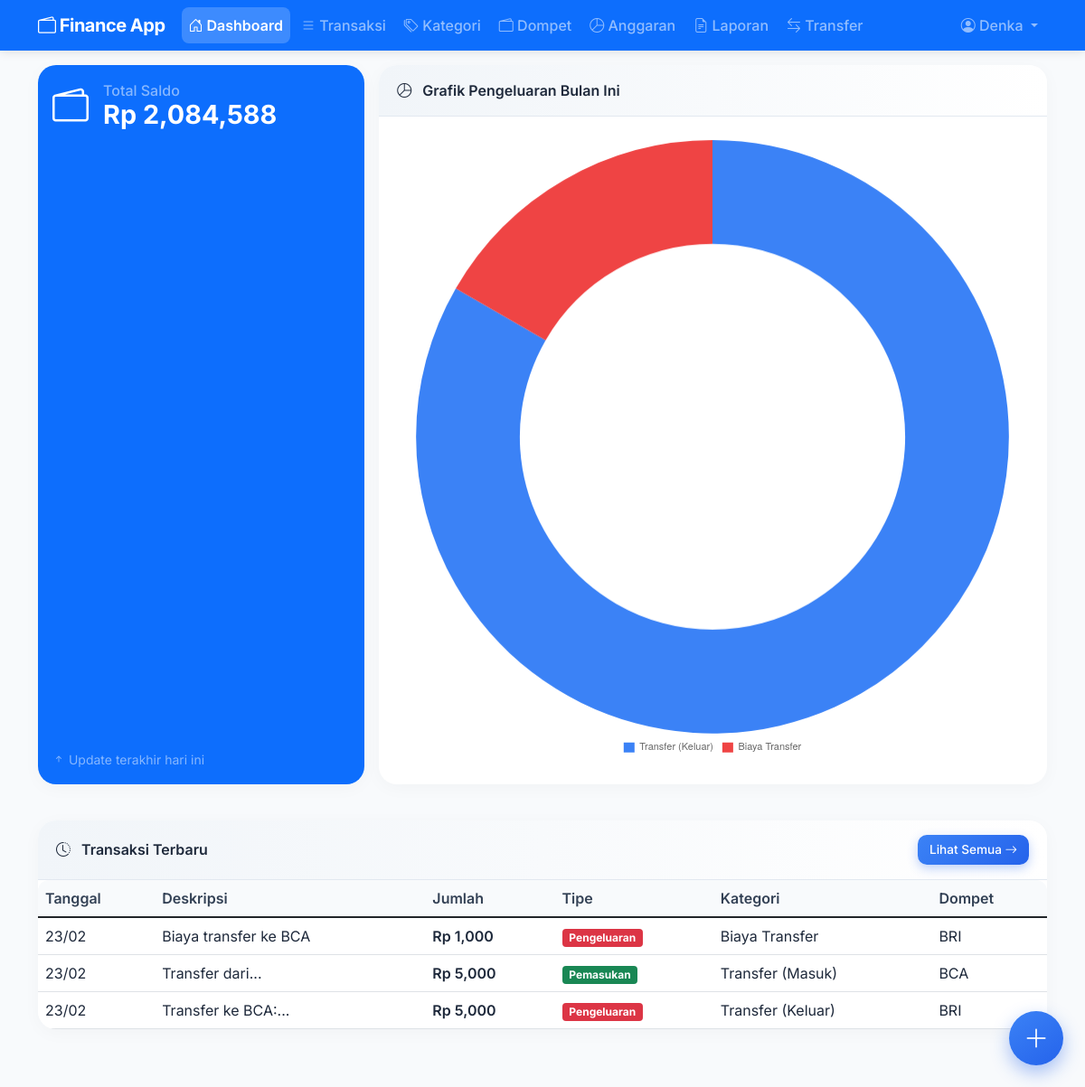
The app's page / (signed in) with its own data.
### models.py (models this page shows)
class User(UserMixin, db.Model):
    id = db.Column(db.Integer, primary_key=True)
    username = db.Column(db.String(80), unique=True, nullable=False)
    password = db.Column(db.String(120), nullable=False)
    categories = db.relationship('Category', backref='user', lazy=True, cascade='all, delete-orphan')
    wallets = db.relationship('Wallet', backref='user', lazy=True, cascade='all, delete-orphan')
    transactions = db.relationship('Transaction', backref='user', lazy=True, cascade='all, delete-orphan')
    budgets = db.relationship('Budget', backref='user', lazy=True, cascade='all, delete-orphan')
    shared_wallets = db.relationship('SharedWallet', foreign_keys='SharedWallet.shared_with_id', back_populates='shared_with_user', lazy=True)

class Transaction(db.Model):
    id = db.Column(db.Integer, primary_key=True)
    amount = db.Column(db.Float, nullable=False)
    description = db.Column(db.String(200))
    date = db.Column(db.DateTime, default=datetime.utcnow)
    type = db.Column(db.String(10))  # 'income' atau 'expense'
    category_id = db.Column(db.Integer, db.ForeignKey('category.id'), nullable=False)
    wallet_id = db.Column(db.Integer, db.ForeignKey('wallet.id'), nullable=False)
    user_id = db.Column(db.Integer, db.ForeignKey('user.id'), nullable=False)
    category = db.relationship('Category')

class Category(db.Model):
    id = db.Column(db.Integer, primary_key=True)
    name = db.Column(db.String(100), nullable=False)
    type = db.Column(db.String(10))  # 'income' atau 'expense'
    user_id = db.Column(db.Integer, db.ForeignKey('user.id'), nullable=False)

class Wallet(db.Model):
    id = db.Column(db.Integer, primary_key=True)
    name = db.Column(db.String(100), nullable=False)
    type = db.Column(db.String(10))  # 'cash' atau 'digital'
    balance = db.Column(db.Float, default=0.0)
    user_id = db.Column(db.Integer, db.ForeignKey('user.id'), nullable=False)
    transactions = db.relationship('Transaction', backref='wallet', lazy=True, cascade='all, delete-orphan')
    shared_with = db.relationship('SharedWallet', back_populates='wallet', lazy=True, cascade='all, delete-orphan')

### app.py (the view)
@app.route('/')
@login_required
def dashboard():
    now = datetime.now()
    transactions = Transaction.query.filter_by(user_id=current_user.id).all()
    total_balance = db.session.query(db.func.sum(Wallet.balance)).filter_by(user_id=current_user.id).scalar() or 0
    from sqlalchemy import func, extract
    expense_data = db.session.query(Category.name, func.sum(Transaction.amount)).\
        join(Transaction, Transaction.category_id == Category.id).\
        filter(Transaction.user_id == current_user.id,
               Transaction.type == 'expense',
               extract('month', Transaction.date) == now.month,
               extract('year', Transaction.date) == now.year).\
        group_by(Category.id).all()
    expense_labels = [d[0] for d in expense_data]
    expense_values = [float(d[1]) for d in expense_data]
    return render_template('index.html',
                           total_balance=total_balance,
                           expense_labels=expense_labels,
                           expense_values=expense_values)

### app.py (called while the page is built)
@login_manager.user_loader
def load_user(user_id):
    return User.query.get(int(user_id))

### templates/index.html (shortened to what this page needs)
{% extends "base.html" %}
{% block content %}
<div class="row g-3">
    <div class="col-12 col-md-4">
        <div class="card bg-primary text-white h-100">
            <div class="card-body d-flex flex-column">
                <div class="d-flex align-items-center mb-2">
                    <i class="bi bi-wallet2 fs-1 me-3"></i>
                    <div>
                        <h6 class="text-white-50 mb-0">Total Saldo</h6>
                        <h2 class="card-title mb-0">Rp {{ "{:,.0f}".format(total_balance) }}</h2>
                    </div>
                </div>
                <div class="mt-auto">
                    <small class="text-white-50"><i class="bi bi-arrow-up-short"></i> Update terakhir hari ini</small>
                </div>
            </div>
        </div>
    </div>
    <div class="col-12 col-md-8">
        <div class="card h-100">
            <div class="card-header bg-transparent">
                <i class="bi bi-pie-chart me-2"></i> Grafik Pengeluaran Bulan Ini
            </div>
            <div class="card-body">
                <canvas id="expenseChart" width="400" height="200"></canvas>
            </div>
        </div>
    </div>
</div>
<div class="row mt-4 g-3">
    <div class="col-12">
        <div class="card">
            <div class="card-header bg-transparent d-flex justify-content-between align-items-center">
                <span><i class="bi bi-clock-history me-2"></i> Transaksi Terbaru</span>
                <a href="{{ url_for('transactions') }}" class="btn btn-sm btn-primary">Lihat Semua <i class="bi bi-arrow-right"></i></a>
            </div>
            <div class="card-body p-0">
                <div class="table-responsive">
                    <table class="table table-hover mb-0">
                        <thead>
                            <tr>
                                <th>Tanggal</th>
                                <th>Deskripsi</th>
                                <th>Jumlah</th>
                                <th>Tipe</th>
                                <th>Kategori</th>
                                <th>Dompet</th>
                            </tr>
                        </thead>
                        <tbody>
                            {% for t in current_user.transactions[-5:]|reverse %}
                            <tr>
                                <td>{{ t.date.strftime('%d/%m') }}</td>
                                <td>{{ t.description|truncate(20) }}</td>
                                <td class="{{ 'income' if t.type=='income' else 'expense' }}">Rp {{ "{:,.0f}".format(t.amount) }}</td>
                                <td><span class="badge {{ 'bg-success' if t.type=='income' else 'bg-danger' }}">{{ 'Pemasukan' if t.type=='income' else 'Pengeluaran' }}</span></td>
                                <td>{{ t.category.name }}</td>
                                <td>{{ t.wallet.name }}</td>
                            </tr>
                            {% else %}
                            <tr>
                                <td colspan="6" class="text-center py-4">Belum ada transaksi</td>
                            </tr>
                            {% endfor %}
                        </tbody>
                    </table>
                </div>
            </div>
        </div>
    </div>
</div>
{% endblock %}
{% block scripts %}
<script>
fetch('/api/chart-data')
  .then(response => response.json())
  .then(data => {
    new Chart(document.getElementById('expenseChart'), {
      type: 'doughnut',
      data: {
        labels: data.labels,
        datasets: [{
          data: data.values,
          backgroundColor: ['#3b82f6', '#ef4444', '#f59e0b', '#10b981', '#8b5cf6', '#ec4899'],
          borderWidth: 0,
          hoverOffset: 7
        }]
      },
      options: {
        responsive: true,
        maintainAspectRatio: true,
        cutout: '65%',
        plugins: {
          legend: {
            position: 'bottom',
            labels: { boxWidth: 12, font: { size: 11 } }
          }
        },
        layout: { padding: { top: 10, bottom: 10 } }
      }
    });
  });
</script>
{% endblock %}

### templates/base.html (shortened to what this page needs)
<!DOCTYPE html>
<html lang="id">
<head>
    <link href="https://cdn.jsdelivr.net/npm/bootstrap@5.1.3/dist/css/bootstrap.min.css" rel="stylesheet">
    <link rel="stylesheet" href="https://cdn.jsdelivr.net/npm/bootstrap-icons@1.8.1/font/bootstrap-icons.css">
    <link rel="stylesheet" href="{{ url_for('static', filename='css/style.css') }}">
</head>
<body>
    <nav class="navbar navbar-expand-lg navbar-dark bg-primary sticky-top">
        <div class="container">
            <a class="navbar-brand fw-bold" href="{{ url_for('dashboard') }}">
                <i class="bi bi-wallet2"></i> Finance App
            </a>
            <div class="collapse navbar-collapse" id="navbarNav">
                <ul class="navbar-nav me-auto mb-2 mb-lg-0">
                    <li class="nav-item">
                        <a class="nav-link {% if request.endpoint == 'dashboard' %}active{% endif %}" href="{{ url_for('dashboard') }}">
                            <i class="bi bi-house-door"></i> Dashboard
                        </a>
                    </li>
                    <li class="nav-item">
                        <a class="nav-link {% if request.endpoint == 'transactions' %}active{% endif %}" href="{{ url_for('transactions') }}">
                            <i class="bi bi-list"></i> Transaksi
                        </a>
                    </li>
                    <li class="nav-item">
                        <a class="nav-link {% if request.endpoint == 'categories' %}active{% endif %}" href="{{ url_for('categories') }}">
                            <i class="bi bi-tags"></i> Kategori
                        </a>
                    </li>
                    <li class="nav-item">
                        <a class="nav-link {% if request.endpoint == 'wallets' %}active{% endif %}" href="{{ url_for('wallets') }}">
                            <i class="bi bi-wallet2"></i> Dompet
                        </a>
                    </li>
                    <li class="nav-item">
                        <a class="nav-link {% if request.endpoint == 'budgets' %}active{% endif %}" href="{{ url_for('budgets') }}">
                            <i class="bi bi-pie-chart"></i> Anggaran
                        </a>
                    </li>
                    <li class="nav-item">
                        <a class="nav-link {% if request.endpoint == 'reports' %}active{% endif %}" href="{{ url_for('reports') }}">
                            <i class="bi bi-file-earmark-text"></i> Laporan
                        </a>
                    </li>
<li class="nav-item">
    <a class="nav-link {% if request.endpoint == 'transfer' %}active{% endif %}" href="{{ url_for('transfer') }}">
        <i class="bi bi-arrow-left-right"></i> Transfer
    </a>
</li>
                </ul>
                <ul class="navbar-nav">
                    <li class="nav-item dropdown">
                        <a class="nav-link dropdown-toggle" href="#" id="userDropdown" role="button" data-bs-toggle="dropdown" aria-expanded="false">
                            <i class="bi bi-person-circle"></i> {{ current_user.username }}
                        </a>
                    </li>
                </ul>
            </div>
        </div>
    </nav>
    <main class="container my-3 pb-5">
        {% block content %}{% endblock %}
    </main>
    <a href="#" class="floating-btn" data-bs-toggle="modal" data-bs-target="#addTransactionModal" title="Tambah Transaksi">
        <i class="bi bi-plus-lg"></i>
    </a>
    {% block scripts %}{% endblock %}
</body>
</html>

### static/css/style.css (style rules this page uses)
body { font-family: 'Inter', sans-serif; background-color: #f8fafc; color: #1e293b; -webkit-font-smoothing: antialiased; -moz-osx-font-smoothing: grayscale; }
.navbar { box-shadow: 0 2px 10px rgba(0,0,0,0.1); backdrop-filter: blur(10px); -webkit-backdrop-filter: blur(10px); }
.navbar-brand { font-weight: 700; letter-spacing: -0.5px; }
.nav-link { font-weight: 500; transition: all 0.2s; border-radius: 8px; margin: 0 2px; }
.nav-link.active { background-color: rgba(255,255,255,0.2); font-weight: 600; }
.floating-btn { position: fixed; bottom: 24px; right: 24px; width: 60px; height: 60px; border-radius: 30px; background: linear-gradient(145deg, #3b82f6, #2563eb); color: white; display: flex; align-items: center; justify-content: center; font-size: 28px; text-decoration: none; box-shadow: 0 8px 20px rgba(37, 99, 235, 0.4); z-index: 1000; border: none; cursor: pointer; transition: transform 0.2s, box-shadow 0.2s; animation: float 3s ease-in-out infinite; }
.card { border: none; border-radius: 20px; box-shadow: 0 4px 20px rgba(0,0,0,0.03); transition: transform 0.2s, box-shadow 0.2s; background-color: white; overflow: hidden; }
.card-header { background: linear-gradient(90deg, #f1f5f9, #ffffff); border-bottom: 1px solid #e2e8f0; font-weight: 600; padding: 1rem 1.25rem; }
.table-responsive { border-radius: 12px; overflow: hidden; }
.table { margin-bottom: 0; background-color: white; }
.table th { background-color: #f8fafc; font-weight: 600; color: #334155; border-bottom-width: 1px; white-space: nowrap; }
.table td { vertical-align: middle; color: #1e293b; }
.income { color: #16a34a; font-weight: 600; }
.expense { color: #dc2626; font-weight: 600; }
.btn { border-radius: 12px; font-weight: 500; padding: 0.6rem 1.2rem; transition: all 0.2s; }
.btn-primary { background: linear-gradient(135deg, #3b82f6, #2563eb); border: none; box-shadow: 0 4px 12px rgba(37, 99, 235, 0.3); }
.btn-sm { border-radius: 10px; padding: 0.4rem 0.8rem; font-size: 0.85rem; }
.text-white .card-title { font-size: 1.8rem; font-weight: 700; margin-bottom: 0; }

### records on screen
User: username "Denka"
Transaction: date "23/02", description "Biaya transfer ke BCA", amount "1,000", type "Pengeluaran", category.name "Biaya Transfer", wallet.name "BRI"
Transaction: date "23/02", description "Transfer dari...", amount "5,000", type "Pemasukan", category.name "Transfer (Masuk)", wallet.name "BCA"
Transaction: date "23/02", description "Transfer ke BCA:...", amount "5,000", type "Pengeluaran", category.name "Transfer (Keluar)", wallet.name "BRI"

### other values on screen
{{ "{:,.0f}".format(total_balance) }} "2,084,588"
